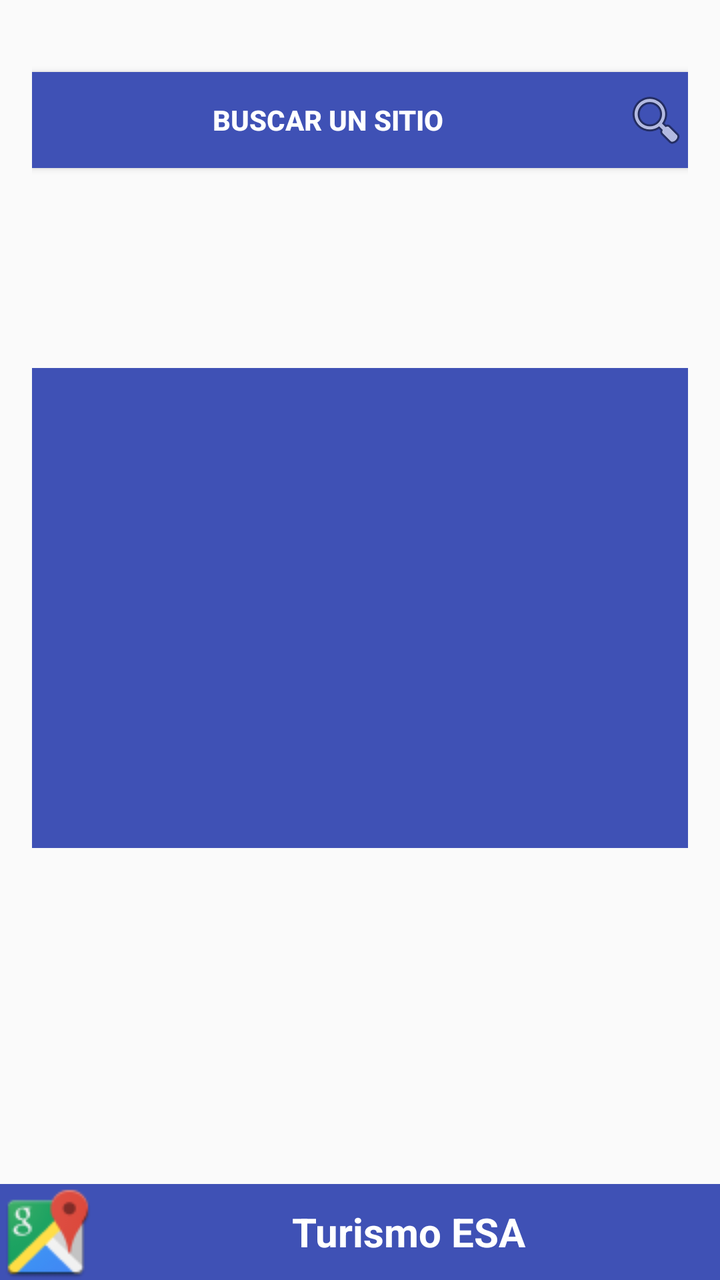
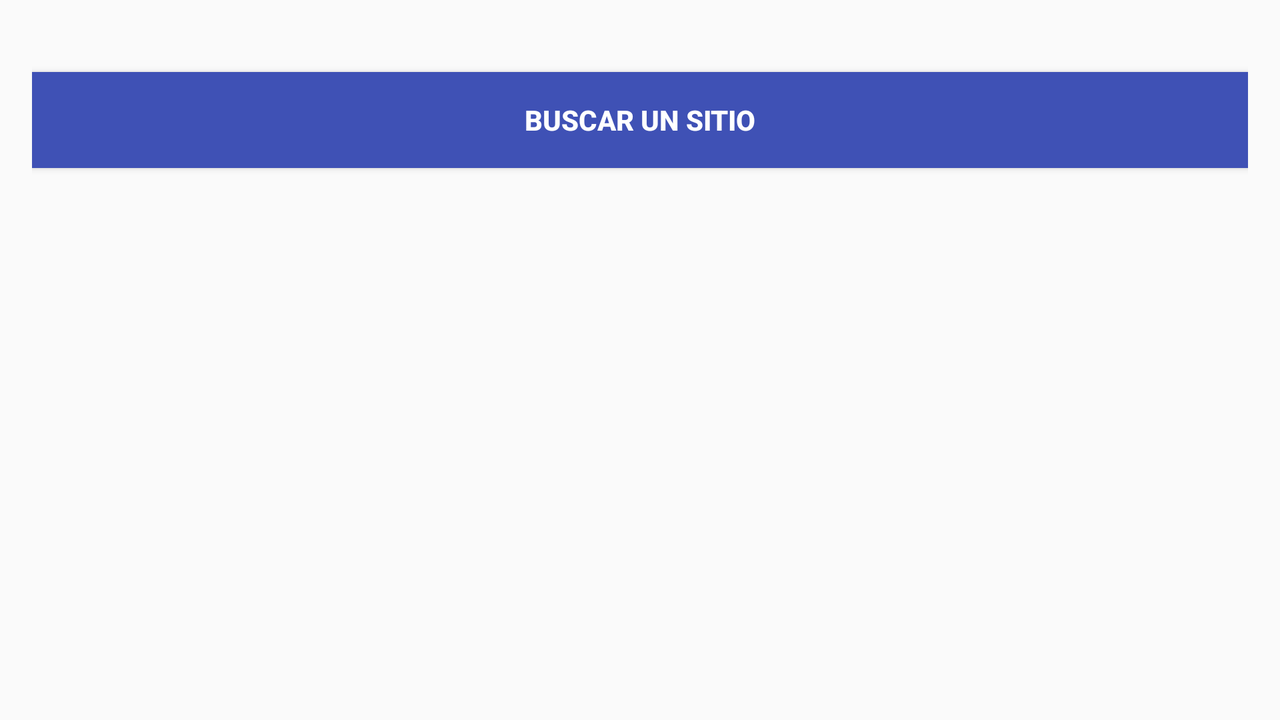

An Android layout and its configuration variant, each rendered on a device that would load it. The default file and the variant file are quoted in full after the pictures.
<!-- AndroidManifest.xml: application theme Theme.AppCompat.Light.NoActionBar.FullScreen -->
<!-- res/layout/buscarlugares.xml -->
<?xml version="1.0" encoding="utf-8"?>
<RelativeLayout xmlns:android="http://schemas.android.com/apk/res/android"
    xmlns:tools="http://schemas.android.com/tools"
    android:layout_width="match_parent"
    android:layout_height="match_parent"

    tools:context=".activity.MainActivity">

    <LinearLayout
        android:layout_width="match_parent"
        android:layout_height="wrap_content"
        android:orientation="vertical"
        android:paddingBottom="16dp"
        android:paddingLeft="16dp"
        android:paddingRight="16dp"
        android:paddingTop="16dp">

        <AutoCompleteTextView
            android:id="@+id/myLocation"
            android:visibility="gone"
            android:layout_width="match_parent"
            android:layout_height="wrap_content"
            android:hint="Ingrese una busqueda"
            android:inputType="textMultiLine" />

        <Button
            android:id="@+id/pickerBtn"
            android:layout_width="match_parent"
            android:layout_height="wrap_content"
            android:layout_gravity="center_horizontal"
            android:layout_marginTop="20dp"
            android:background="@color/colorPrimary"
            android:text="Buscar un sitio"
            android:drawableRight="@android:drawable/ic_menu_search"
            android:textColor="@android:color/white"
            android:textStyle="bold" />

        <ImageSwitcher
            android:layout_width="match_parent"
            android:layout_marginTop="100dp"
            android:layout_height="240dp"
            android:id="@+id/imageSwitcher"
            android:layout_below="@+id/toolbar"
            android:layout_alignParentBottom="true"

            android:background="@color/colorPrimary"
            android:layout_centerHorizontal="true" />
    </LinearLayout>


    <TextView
        android:layout_width="match_parent"
        android:layout_height="wrap_content"
        android:layout_alignParentBottom="true"
        android:background="@color/colorPrimary"
        android:src="@mipmap/iconos"
        android:textStyle="bold"
        android:text="Turismo ESA"
        android:textSize="20dp"
        android:gravity="center"
        android:textColor="#fff"
        android:drawableLeft="@drawable/i"
        />
</RelativeLayout>
<!-- resources referenced by this layout -->
<resources>
  <color name="colorPrimary">#3F51B5</color>
  <!-- drawable i: png bitmap (drawable, 2965 bytes) -->
  <style name="Theme.AppCompat.Light.NoActionBar.FullScreen" parent="@style/Theme.AppCompat.Light">
          <item name="windowNoTitle">true</item>
          <item name="windowActionBar">false</item>
          <item name="android:windowFullscreen">true</item>
          <item name="android:windowContentOverlay">@null</item>
      </style>
</resources>
<!-- res/layout-land/buscarlugares.xml (the repository's variant of the layout above) -->
<!-- drawn on the phone turned sideways -->
<?xml version="1.0" encoding="utf-8"?>
<RelativeLayout xmlns:android="http://schemas.android.com/apk/res/android"
    xmlns:tools="http://schemas.android.com/tools"
    android:layout_width="match_parent"
    android:layout_height="match_parent"
    tools:context=".activity.MainActivity">

    <LinearLayout
        android:layout_width="match_parent"
        android:layout_height="wrap_content"
        android:orientation="vertical"
        android:paddingBottom="16dp"
        android:paddingLeft="16dp"
        android:paddingRight="16dp"
        android:paddingTop="16dp">

        <AutoCompleteTextView
            android:id="@+id/myLocation"
            android:visibility="gone"
            android:layout_width="match_parent"
            android:layout_height="wrap_content"
            android:hint="Ingrese una busqueda"
            android:inputType="textMultiLine" />

        <Button
            android:id="@+id/pickerBtn"
            android:layout_width="match_parent"
            android:layout_height="wrap_content"
            android:layout_gravity="center_horizontal"
            android:layout_marginTop="20dp"
            android:background="@color/colorPrimary"
            android:text="Buscar un sitio"
            android:textColor="@android:color/white"
            android:textStyle="bold" />

        <ImageSwitcher
            android:layout_width="match_parent"
            android:layout_marginTop="12dp"
            android:layout_height="181dp"
            android:id="@+id/imageSwitcher"
            android:layout_below="@+id/toolbar"
            android:layout_centerHorizontal="true" />
    </LinearLayout>

    <ImageView
        android:layout_width="match_parent"
        android:layout_height="wrap_content"
        android:layout_alignParentBottom="true"
        android:background="@color/colorPrimary"
        android:src="@mipmap/iconos" />
</RelativeLayout>
<!-- resources referenced by the variant -->
<!-- as the phone turned sideways resolves them -->
<resources>
  <color name="colorPrimary">#3F51B5</color>
  <style name="Theme.AppCompat.Light.NoActionBar.FullScreen" parent="@style/Theme.AppCompat.Light">
          <item name="windowNoTitle">true</item>
          <item name="windowActionBar">false</item>
          <item name="android:windowFullscreen">true</item>
          <item name="android:windowContentOverlay">@null</item>
      </style>
</resources>
